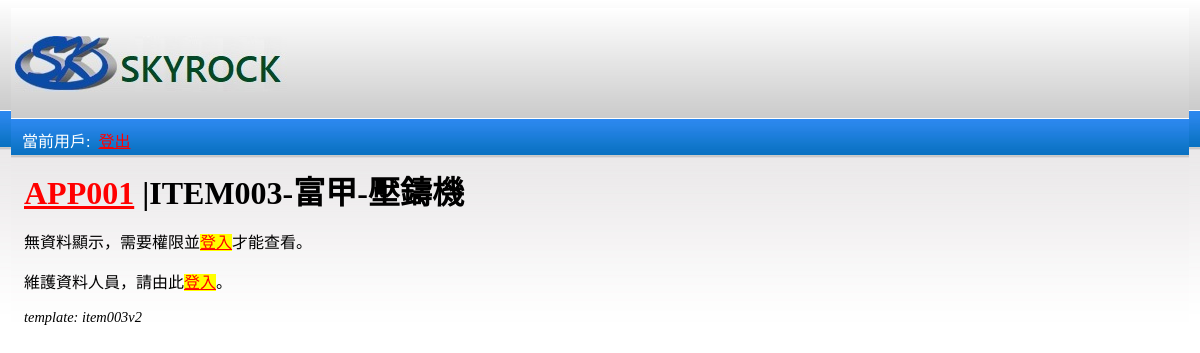
Before: /app001/item003v2/ (signed in) with the older database file.
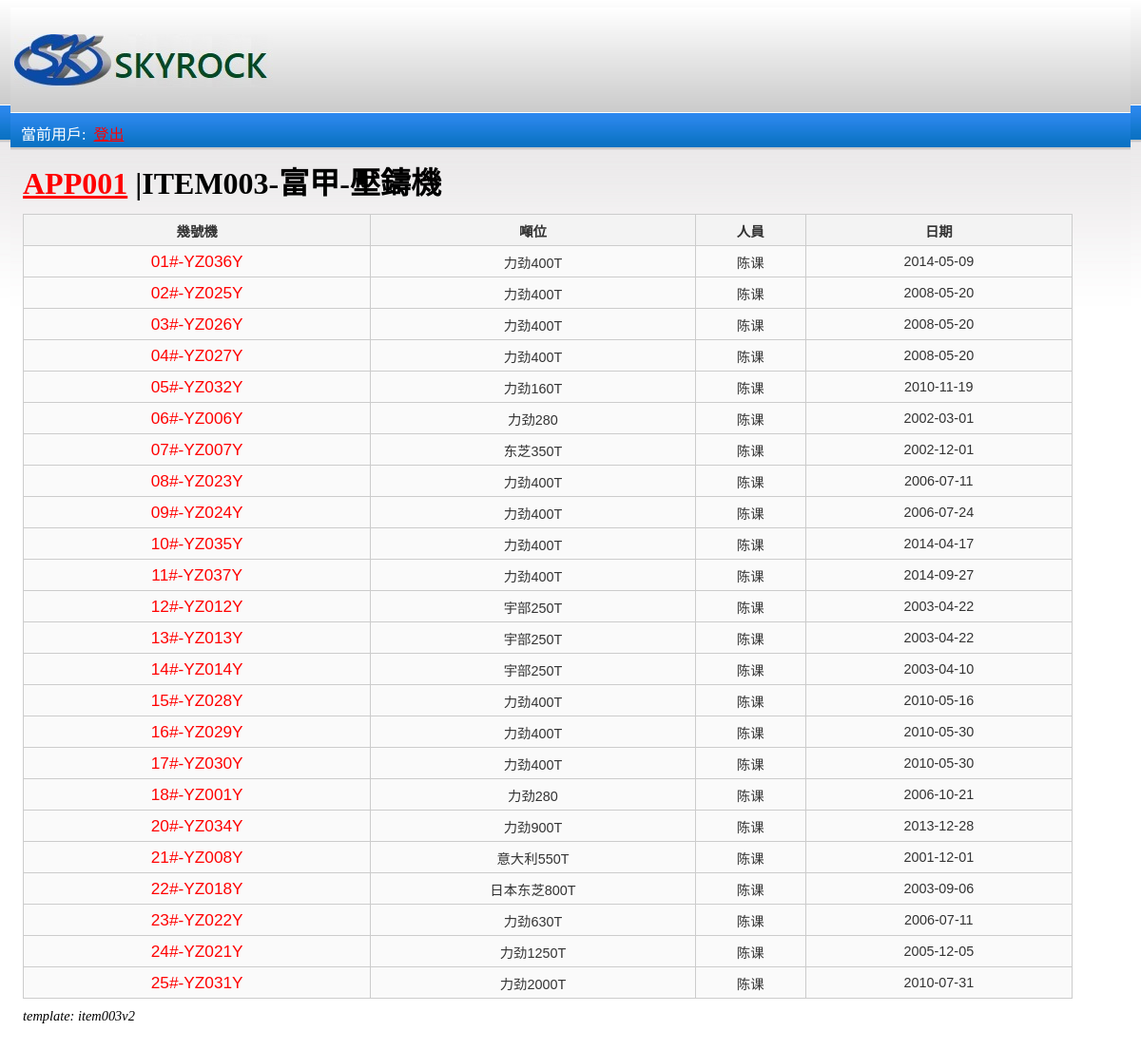
After: the same page with the newer database file.
### app001/models.py (models this page shows, shortened)
class Item003v2(models.Model):
    CHOICE01 = (
        ('---','---'),
        ('正常','正常'),
        ('磨損','磨損'),
        ('無法修復','無法修復'),
    )
    CHOICE02 = (
        ('---','---'),
        ('正常','正常'),
        ('磨損','磨損'),
        ('裂縫','裂縫'),
        ('磨損、裂縫','磨損、裂縫'),
    )
    CHOICE03 = (
        ('---','---'),
        ('正常','正常'),
        ('平面變型','平面變型'),
        ('無法修復','無法修復'),
    )
    CHOICE04 = (
        ('---','---'),
        ('正常','正常'),
        ('平面變型','平面變型'),
        ('無法修復','無法修復'),
    )
    CHOICE05 = (
        ('---','---'),
        ('正常','正常'),
        ('合模缸漏油','合模缸漏油'),
        ('合模缸螺旋斷裂','合模缸螺旋斷裂'),
        ('合模活塞磨損','合模活塞磨損'),
        ('無法修復','無法修復'),
    )
    CHOICE06 = (
        ('---','---'),
        ('正常','正常'),
        ('磨損','磨損'),
        ('無法修復','無法修復'),
    )
    CHOICE07 = (
        ('---','---'),
        ('正常','正常'),
        ('磨損','磨損'),
        ('斷裂','斷裂'),
        ('無法修復','無法修復'),
    )
    CHOICE08 = (
        ('---','---'),
        ('正常','正常'),
        ('開關損壞','開關損壞'),
        ('線路不通','線路不通'),
        ('無法修復','無法修復'),
    )
    CHOICE09 = (
        ('---','---'),
        ('正常','正常'),
        ('無壓力','無壓力'),
        ('線路不通','線路不通'),
        ('壓射缸漏油','壓射缸漏油'),
        ('射杆彎曲','射杆彎曲'),
    )
    CHOICE10 = (
        ('---','---'),
        ('正常','正常'),
        ('斷線','斷線'),
        ('短路','短路'),
        ('鏈條斷','鏈條斷'),
        ('編碼器異常','編碼器異常'),
        ('銅套磨損','銅套磨損'),
    )
    CHOICE11 = (
        ('---','---'),
        ('正常','正常'),
        ('磨損','磨損'),
        ('斷裂','斷裂'),
        ('接頭滑絲','接頭滑絲'),
    )
    CHOICE12 = (
        ('---','---'),
        ('正常','正常'),
        ('破損','破損'),
        ('堵塞','堵塞'),
    )
    CHOICE13 = (
        ('---','---'),
        ('正常','正常'),
        ('油品變質','油品變質'),
    )
    CHOICE14 = (
        ('---','---'),
        ('正常','正常'),
        ('磨損','磨損'),
        ('軸心斷裂','軸心斷裂'),
    )
    CHOICE15 = (
        ('---','---'),
        ('正常','正常'),
        ('線路不通','線路不通'),
        ('閥心斷裂','閥心斷裂'),
    )
    CHOICE16 = (
        ('---','---'),
        ('正常','正常'),
        ('管道不通','管道不通'),
        ('管道斷裂','管道斷裂'),
        ('泵心磨損','泵心磨損'),
    )
    CHOICE17 = (
        ('---','---'),
        ('正常','正常'),
        ('鋼瓶裂縫','鋼瓶裂縫'),
        ('壓力過高','壓力過高'),
        ('壓力過低','壓力過低'),
    )
    CHOICE18 = (
        ('---','---'),
        ('正常','正常'),
        ('線路不通','線路不通'),
        ('短路','短路'),
    )
    CHOICE19 = (
        ('---','---'),
        ('正常','正常'),
        ('霧化器損壞','霧化器損壞'),
        ('線路不通','線路不通'),
        ('緩衝彈簧斷裂','緩衝彈簧斷裂'),
    )
    CHOICE20 = (
        ('---','---'),
        ('正常','正常'),
        ('開關損壞','開關損壞'),
        ('軸承磨損','軸承磨損'),
        ('緩衝器斷裂','緩衝器斷裂'),
        ('線路不通','線路不通'),
        ('編碼器異常','編碼器異常'),
    )
    CHOICE21 = (
        ('---','---'),
        ('正常','正常'),
        ('尺寸NG','尺寸NG'),
        ('模崩','模崩'),
        ('模芯斷','模芯斷'),
        ('重覆修模','重覆修模'),
        ('待修模','待修模'),
    )
    headera = models.CharField(default=".",max_length=99,verbose_name="幾號機")
    headerb = models.CharField(default=".",max_length=99,verbose_name="噸位")
    headerc = models.CharField(default=".",max_length=99,verbose_name="人員")
    headerd = models.DateField(verbose_name="日期")
    data01a = models.CharField(default=".",max_length=99,verbose_name="格林柱-零件")
    data01b = models.CharField(default=".",max_length=99,verbose_name="格林柱-進度一")
    data01c = models.CharField(default=".",max_length=99,verbose_name="格林柱-進度二")
    data01d = models.CharField(default=".",max_length=99,verbose_name="格林柱-進度三")
    data01e = models.CharField(default=".",max_length=99,verbose_name="格林柱-備註說明", choices=CHOICE01)
    data02a = models.CharField(default=".",max_length=99,verbose_name="機架底座-零件")
    data02b = models.CharField(default=".",max_length=99,verbose_name="機架底座-進度一")
    data02c = models.CharField(default=".",max_length=99,verbose_name="機架底座-進度二")
    data02d = models.CharField(default=".",max_length=99,verbose_name="機架底座-進度三")
    data02e = models.CharField(default=".",max_length=99,verbose_name="機架底座-備註說明", choices=CHOICE02)
    data03a = models.CharField(default=".",max_length=99,verbose_name="模板(定)-零件")
    data03b = models.CharField(default=".",max_length=99,verbose_name="模板(定)-進度一")
    data03c = models.CharField(default=".",max_length=99,verbose_name="模板(定)-進度二")
    data03d = models.CharField(default=".",max_length=99,verbose_name="模板(定)-進度三")
    data03e = models.CharField(default=".",max_length=99,verbose_name="模板(定)-備註說明", choices=CHOICE03)
    data04a = models.CharField(default=".",max_length=99,verbose_name="模板(動)-零件")
    data04b = models.CharField(default=".",max_length=99,verbose_name="模板(動)-進度一")
    data04c = models.CharField(default=".",max_length=99,verbose_name="模板(動)-進度二")
    data04d = models.CharField(default=".",max_length=99,verbose_name="模板(動)-進度三")
    data04e = models.CharField(default=".",max_length=99,verbose_name="模板(動)-備註說明", choices=CHOICE04)
    data05a = models.CharField(default=".",max_length=99,verbose_name="合模-零件")
    data05b = models.CharField(default=".",max_length=99,verbose_name="合模-進度一")
    data05c = models.CharField(default=".",max_length=99,verbose_name="合模-進度二")
    data05d = models.CharField(default=".",max_length=99,verbose_name="合模-進度三")
    data05e = models.CharField(default=".",max_length=99,verbose_name="合模-備註說明", choices=CHOICE05)
    data06a = models.CharField(default=".",max_length=99,verbose_name="曲軸-零件")
    data06b = models.CharField(default=".",max_length=99,verbose_name="曲軸-進度一")
    data06c = models.CharField(default=".",max_length=99,verbose_name="曲軸-進度二")
    data06d = models.CharField(default=".",max_length=99,verbose_name="曲軸-進度三")
    data06e = models.CharField(default=".",max_length=99,verbose_name="曲軸-備註說明", choices=CHOICE06)
    data07a = models.CharField(default=".",max_length=99,verbose_name="鋼帶-零件")
    data07b = models.CharField(default=".",max_length=99,verbose_name="鋼帶-進度一")
    data07c = models.CharField(default=".",max_length=99,verbose_name="鋼帶-進度二")
    data07d = models.CharField(default=".",max_length=99,verbose_name="鋼帶-進度三")
    data07e = models.CharField(default=".",max_length=99,verbose_name="鋼帶-備註說明", choices=CHOICE07)
    data08a = models.CharField(default=".",max_length=99,verbose_name="膜厚調節-零件")
    data08b = models.CharField(default=".",max_length=99,verbose_name="膜厚調節-進度一")
    data08c = models.CharField(default=".",max_length=99,verbose_name="膜厚調節-進度二")
    data08d = models.CharField(default=".",max_length=99,verbose_name="膜厚調節-進度三")
    data08e = models.CharField(default=".",max_length=99,verbose_name="膜厚調節-備註說明", choices=CHOICE08)
    data09a = models.CharField(default=".",max_length=99,verbose_name="壓射系統-零件")
    data09b = models.CharField(default=".",max_length=99,verbose_name="壓射系統-進度一")
    data09c = models.CharField(default=".",max_length=99,verbose_name="壓射系統-進度二")
    data09d = models.CharField(default=".",max_length=99,verbose_name="壓射系統-進度三")
    data09e = models.CharField(default=".",max_length=99,verbose_name="壓射系統-備註說明", choices=CHOICE09)
    data10a = models.CharField(default=".",max_length=99,verbose_name="澆注系統-零件")
    data10b = models.CharField(default=".",max_length=99,verbose_name="澆注系統-進度一")
    data10c = models.CharField(default=".",max_length=99,verbose_name="澆注系統-進度二")
    data10d = models.CharField(default=".",max_length=99,verbose_name="澆注系統-進度三")
    data10e = models.CharField(default=".",max_length=99,verbose_name="澆注系統-備註說明", choices=CHOICE10)
    data11a = models.CharField(default=".",max_length=99,verbose_name="油管-零件")
    data11b = models.CharField(default=".",max_length=99,verbose_name="油管-進度一")
    data11c = models.CharField(default=".",max_length=99,verbose_name="油管-進度二")
    data11d = models.CharField(default=".",max_length=99,verbose_name="油管-進度三")
    data11e = models.CharField(default=".",max_length=99,verbose_name="油管-備註說明", choices=CHOICE11)
    data12a = models.CharField(default=".",max_length=99,verbose_name="過濾網-零件")
    data12b = models.CharField(default=".",max_length=99,verbose_name="過濾網-進度一")
    data12c = models.CharField(default=".",max_length=99,verbose_name="過濾網-進度二")
    data12d = models.CharField(default=".",max_length=99,verbose_name="過濾網-進度三")
    data12e = models.CharField(default=".",max_length=99,verbose_name="過濾網-備註說明", choices=CHOICE12)
    data13a = models.CharField(default=".",max_length=99,verbose_name="油箱-零件")
    data13b = models.CharField(default=".",max_length=99,verbose_name="油箱-進度一")
    data13c = models.CharField(default=".",max_length=99,verbose_name="油箱-進度二")
    data13d = models.CharField(default=".",max_length=99,verbose_name="油箱-進度三")
    data13e = models.CharField(default=".",max_length=99,verbose_name="油箱-備註說明", choices=CHOICE13)
    data14a = models.CharField(default=".",max_length=99,verbose_name="馬達-零件")
    data14b = models.CharField(default=".",max_length=99,verbose_name="馬達-進度一")
    data14c = models.CharField(default=".",max_length=99,verbose_name="馬達-進度二")
    data14d = models.CharField(default=".",max_length=99,verbose_name="馬達-進度三")
    data14e = models.CharField(default=".",max_length=99,verbose_name="馬達-備註說明", choices=CHOICE14)
    data15a = models.CharField(default=".",max_length=99,verbose_name="電磁閥-零件")
    data15b = models.CharField(default=".",max_length=99,verbose_name="電磁閥-進度一")
    data15c = models.CharField(default=".",max_length=99,verbose_name="電磁閥-進度二")
    data15d = models.CharField(default=".",max_length=99,verbose_name="電磁閥-進度三")
    data15e = models.CharField(default=".",max_length=99,verbose_name="電磁閥-備註說明", choices=CHOICE15)
    data16a = models.CharField(default=".",max_length=99,verbose_name="潤滑系統-零件")
    data16b = models.CharField(default=".",max_length=99,verbose_name="潤滑系統-進度一")
    data16c = models.CharField(default=".",max_length=99,verbose_name="潤滑系統-進度二")
    data16d = models.CharField(default=".",max_length=99,verbose_name="潤滑系統-進度三")
    data16e = models.CharField(default=".",max_length=99,verbose_name="潤滑系統-備註說明", choices=CHOICE16)
    data17a = models.CharField(default=".",max_length=99,verbose_name="氮氣-零件")
    data17b = models.CharField(default=".",max_length=99,verbose_name="氮氣-進度一")
    data17c = models.CharField(default=".",max_length=99,verbose_name="氮氣-進度二")
    data17d = models.CharField(default=".",max_length=99,verbose_name="氮氣-進度三")
    data17e = models.CharField(default=".",max_length=99,verbose_name="氮氣-備註說明", choices=CHOICE17)
    data18a = models.CharField(default=".",max_length=99,verbose_name="電路控制-零件")
    data18b = models.CharField(default=".",max_length=99,verbose_name="電路控制-進度一")
    data18c = models.CharField(default=".",max_length=99,verbose_name="電路控制-進度二")
    data18d = models.CharField(default=".",max_length=99,verbose_name="電路控制-進度三")
    data18e = models.CharField(default=".",max_length=99,verbose_name="電路控制-備註說明", choices=CHOICE18)
    data19a = models.CharField(default=".",max_length=99,verbose_name="自動噴霧-零件")
    data19b = models.CharField(default=".",max_length=99,verbose_name="自動噴霧-進度一")
    data19c = models.CharField(default=".",max_length=99,verbose_name="自動噴霧-進度二")
    data19d = models.CharField(default=".",max_length=99,verbose_name="自動噴霧-進度三")
    data19e = models.CharField(default=".",max_length=99,verbose_name="自動噴霧-備註說明", choices=CHOICE19)
    data20a = models.CharField(default=".",max_length=99,verbose_name="自動取出-零件")
    data20b = models.CharField(default=".",max_length=99,verbose_name="自動取出-進度一")
    data20c = models.CharField(default=".",max_length=99,verbose_name="自動取出-進度二")
    data20d = models.CharField(default=".",max_length=99,verbose_name="自動取出-進度三")
    data20e = models.CharField(default=".",max_length=99,verbose_name="自動取出-備註說明", choices=CHOICE20)
    data21a = models.CharField(default=".",max_length=99,verbose_name="模具-零件")
    data21b = models.CharField(default=".",max_length=99,verbose_name="模具-進度一")
    data21c = models.CharField(default=".",max_length=99,verbose_name="模具-進度二")
    data21d = models.CharField(default=".",max_length=99,verbose_name="模具-進度三")
    data21e = models.CharField(default=".",max_length=99,verbose_name="模具-備註說明", choices=CHOICE21)

### app001/views.py (the view)
# urls.py: url(r'^item003v2/(?P<item001_id>[_A-Za-z0-9-\#\\+]+)', views.item003v2detail, name='item003v2detail'), #item001/123 後面有東西都好
def item003v2(request):
    if not request.user.is_authenticated:
         return redirect('/')
    item_list = Item003v2.objects.order_by('headera')[:100]
    context = {'page_title':'ITEM003-富甲-壓鑄機','item_list': item_list}
    return render(request, 'app001/item003v2.html', context)

### app001/templates/app001/item003v2.html
{% extends 'app001/base.html' %}
{% block content %}
{% if item_list %}
    <table>
    <tr>
    <th>幾號機</th>
    <th>噸位</th>
    <th>人員</th>
    <th>日期</th>
    </tr>
    {% for item in item_list %}
    <tr>
    <td  ><a class='item_list' target='_blank' href='{{ item.id }}'>{{ item.headera }}</a></td>
    <td>{{ item.headerb }}</td>
    <td>{{ item.headerc }}</td>
    <td>{{ item.headerd|date:"Y-m-d" }}</td>
</tr>
    {% endfor %}
    </table>
{% else %}
    <p>無資料顯示，需要權限並<mark><a target='_blank' href='../../admin/login/?next=/app001/'>登入</a></mark>才能查看。</p>
   <p>維護資料人員，請由此<mark><a target='_blank' href='../../admin'>登入</a></mark>。</p>
{% endif %}
<div class='template_name'>template: item003v2</div>
{% endblock %}

Changed rows visible on the page:
added Item003v2: headera "01#-YZ036Y", headerb "力劲400T", headerc "陈课", headerd "2014-05-09"
added Item003v2: headera "02#-YZ025Y", headerb "力劲400T", headerc "陈课", headerd "2008-05-20"
added Item003v2: headera "03#-YZ026Y", headerb "力劲400T", headerc "陈课", headerd "2008-05-20"
added Item003v2: headera "04#-YZ027Y", headerb "力劲400T", headerc "陈课", headerd "2008-05-20"
added Item003v2: headera "05#-YZ032Y", headerb "力劲160T", headerc "陈课", headerd "2010-11-19"
added Item003v2: headera "06#-YZ006Y", headerb "力劲280", headerc "陈课", headerd "2002-03-01"
added Item003v2: headera "07#-YZ007Y", headerb "东芝350T", headerc "陈课", headerd "2002-12-01"
added Item003v2: headera "08#-YZ023Y", headerb "力劲400T", headerc "陈课", headerd "2006-07-11"
added Item003v2: headera "09#-YZ024Y", headerb "力劲400T", headerc "陈课", headerd "2006-07-24"
added Item003v2: headera "10#-YZ035Y", headerb "力劲400T", headerc "陈课", headerd "2014-04-17"
added Item003v2: headera "11#-YZ037Y", headerb "力劲400T", headerc "陈课", headerd "2014-09-27"
added Item003v2: headera "12#-YZ012Y", headerb "宇部250T", headerc "陈课", headerd "2003-04-22"
added Item003v2: headera "13#-YZ013Y", headerb "宇部250T", headerc "陈课", headerd "2003-04-22"
added Item003v2: headera "14#-YZ014Y", headerb "宇部250T", headerc "陈课", headerd "2003-04-10"
added Item003v2: headera "15#-YZ028Y", headerb "力劲400T", headerc "陈课", headerd "2010-05-16"
added Item003v2: headera "16#-YZ029Y", headerb "力劲400T", headerc "陈课", headerd "2010-05-30"
added Item003v2: headera "17#-YZ030Y", headerb "力劲400T", headerc "陈课", headerd "2010-05-30"
added Item003v2: headera "18#-YZ001Y", headerb "力劲280", headerc "陈课", headerd "2006-10-21"
added Item003v2: headera "20#-YZ034Y", headerb "力劲900T", headerc "陈课", headerd "2013-12-28"
added Item003v2: headera "21#-YZ008Y", headerb "意大利550T", headerc "陈课", headerd "2001-12-01"
added Item003v2: headera "22#-YZ018Y", headerb "日本东芝800T", headerc "陈课", headerd "2003-09-06"
added Item003v2: headera "23#-YZ022Y", headerb "力劲630T", headerc "陈课", headerd "2006-07-11"
added Item003v2: headera "24#-YZ021Y", headerb "力劲1250T", headerc "陈课", headerd "2005-12-05"
added Item003v2: headera "25#-YZ031Y", headerb "力劲2000T", headerc "陈课", headerd "2010-07-31"
Other visible differences:
text no longer shown: "無資料顯示，需要權限並 登入 才能查看。 維護資料人員，請由此 登入 。"
text now shown: "幾號機 噸位 人員 日期"
